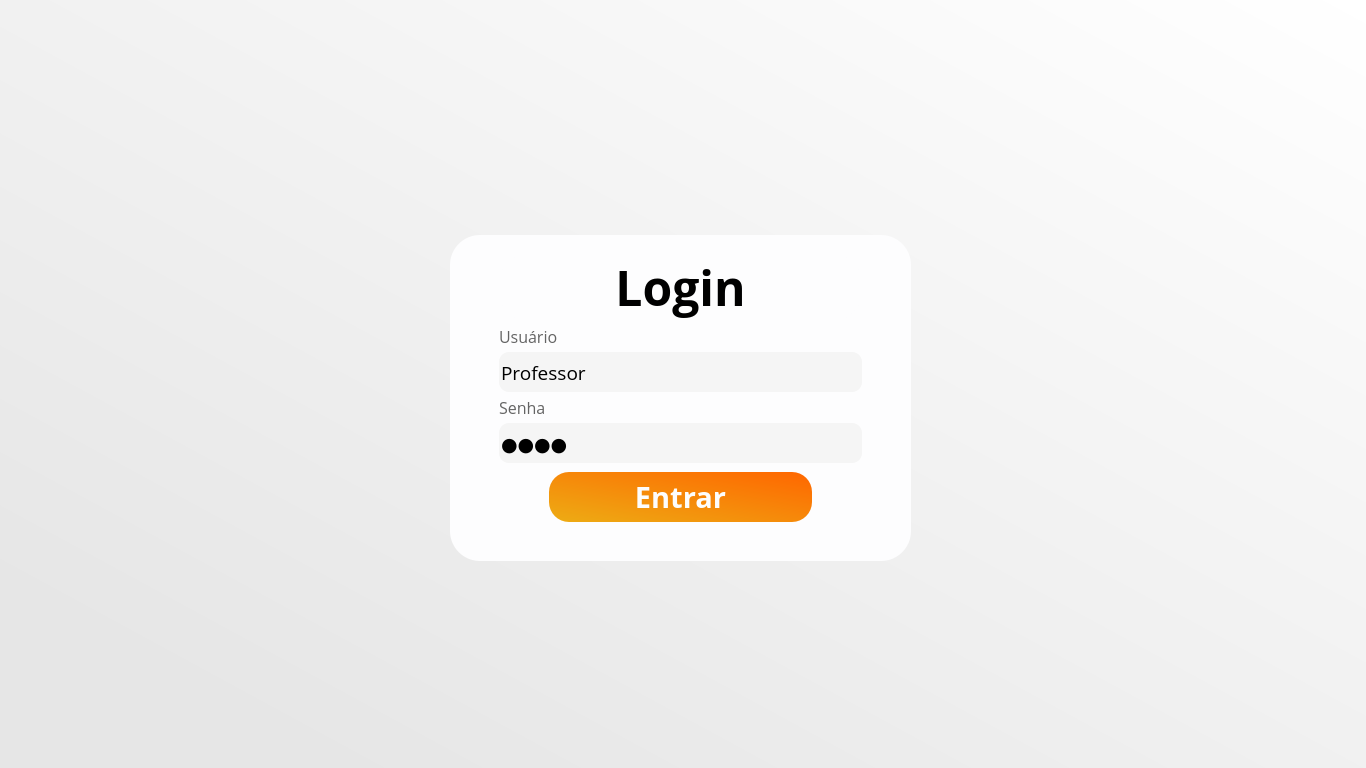
<?xml version="1.0" encoding="UTF-8"?>
<ui version="4.0">
 <class>Widget</class>
 <widget class="QWidget" name="Widget">
  <property name="windowModality">
   <enum>Qt::WindowModal</enum>
  </property>
  <property name="geometry">
   <rect>
    <x>0</x>
    <y>0</y>
    <width>1366</width>
    <height>768</height>
   </rect>
  </property>
  <property name="sizePolicy">
   <sizepolicy hsizetype="Preferred" vsizetype="Preferred">
    <horstretch>0</horstretch>
    <verstretch>0</verstretch>
   </sizepolicy>
  </property>
  <property name="font">
   <font>
    <family>Open Sans</family>
    <pointsize>12</pointsize>
   </font>
  </property>
  <property name="focusPolicy">
   <enum>Qt::NoFocus</enum>
  </property>
  <property name="windowTitle">
   <string>Widget</string>
  </property>
  <property name="styleSheet">
   <string notr="true">QWidget#Widget {background-color: qlineargradient(spread:pad, x1:0.134, y1:0.892045, x2:1, y2:0, stop:0 rgba(230, 230, 230, 255), stop:1 rgba(255, 255, 255, 255))}</string>
  </property>
  <widget class="QWidget" name="gridLayoutWidget">
   <property name="geometry">
    <rect>
     <x>-10</x>
     <y>0</y>
     <width>1381</width>
     <height>771</height>
    </rect>
   </property>
   <layout class="QGridLayout" name="gridLayout_2">
    <item row="4" column="0">
     <spacer name="horizontalSpacer_4">
      <property name="orientation">
       <enum>Qt::Horizontal</enum>
      </property>
      <property name="sizeHint" stdset="0">
       <size>
        <width>40</width>
        <height>20</height>
       </size>
      </property>
     </spacer>
    </item>
    <item row="5" column="1">
     <spacer name="verticalSpacer_8">
      <property name="orientation">
       <enum>Qt::Vertical</enum>
      </property>
      <property name="sizeType">
       <enum>QSizePolicy::Fixed</enum>
      </property>
      <property name="sizeHint" stdset="0">
       <size>
        <width>20</width>
        <height>100</height>
       </size>
      </property>
     </spacer>
    </item>
    <item row="2" column="1">
     <spacer name="verticalSpacer_7">
      <property name="orientation">
       <enum>Qt::Vertical</enum>
      </property>
      <property name="sizeType">
       <enum>QSizePolicy::Fixed</enum>
      </property>
      <property name="sizeHint" stdset="0">
       <size>
        <width>20</width>
        <height>20</height>
       </size>
      </property>
     </spacer>
    </item>
    <item row="4" column="2">
     <spacer name="horizontalSpacer_6">
      <property name="orientation">
       <enum>Qt::Horizontal</enum>
      </property>
      <property name="sizeHint" stdset="0">
       <size>
        <width>40</width>
        <height>20</height>
       </size>
      </property>
     </spacer>
    </item>
    <item row="6" column="1">
     <spacer name="verticalSpacer_4">
      <property name="orientation">
       <enum>Qt::Vertical</enum>
      </property>
      <property name="sizeType">
       <enum>QSizePolicy::Fixed</enum>
      </property>
      <property name="sizeHint" stdset="0">
       <size>
        <width>20</width>
        <height>1</height>
       </size>
      </property>
     </spacer>
    </item>
    <item row="4" column="1">
     <widget class="QFrame" name="gridFrame">
      <property name="maximumSize">
       <size>
        <width>16777215</width>
        <height>350</height>
       </size>
      </property>
      <property name="styleSheet">
       <string notr="true">background-color: rgb(253, 253, 254); border-radius:30</string>
      </property>
      <property name="frameShape">
       <enum>QFrame::Panel</enum>
      </property>
      <property name="frameShadow">
       <enum>QFrame::Plain</enum>
      </property>
      <layout class="QGridLayout" name="gridLayout">
       <property name="horizontalSpacing">
        <number>10</number>
       </property>
       <property name="verticalSpacing">
        <number>4</number>
       </property>
       <item row="7" column="1">
        <widget class="QLabel" name="label_3">
         <property name="font">
          <font>
           <family>Open Sans</family>
           <pointsize>12</pointsize>
          </font>
         </property>
         <property name="styleSheet">
          <string notr="true">color: rgb(100, 100, 100)</string>
         </property>
         <property name="text">
          <string>Senha</string>
         </property>
        </widget>
       </item>
       <item row="10" column="1">
        <spacer name="verticalSpacer_5">
         <property name="orientation">
          <enum>Qt::Vertical</enum>
         </property>
         <property name="sizeType">
          <enum>QSizePolicy::Fixed</enum>
         </property>
         <property name="sizeHint" stdset="0">
          <size>
           <width>20</width>
           <height>5</height>
          </size>
         </property>
        </spacer>
       </item>
       <item row="2" column="1">
        <widget class="QLabel" name="label">
         <property name="font">
          <font>
           <family>Open Sans</family>
           <pointsize>36</pointsize>
           <bold>true</bold>
          </font>
         </property>
         <property name="styleSheet">
          <string notr="true">color: black</string>
         </property>
         <property name="text">
          <string>Login</string>
         </property>
         <property name="alignment">
          <set>Qt::AlignCenter</set>
         </property>
        </widget>
       </item>
       <item row="9" column="2">
        <spacer name="horizontalSpacer">
         <property name="orientation">
          <enum>Qt::Horizontal</enum>
         </property>
         <property name="sizeType">
          <enum>QSizePolicy::Fixed</enum>
         </property>
         <property name="sizeHint" stdset="0">
          <size>
           <width>40</width>
           <height>20</height>
          </size>
         </property>
        </spacer>
       </item>
       <item row="5" column="1">
        <widget class="QLabel" name="label_2">
         <property name="font">
          <font>
           <family>Open Sans</family>
           <pointsize>12</pointsize>
          </font>
         </property>
         <property name="styleSheet">
          <string notr="true">color: rgb(100, 100, 100)</string>
         </property>
         <property name="text">
          <string>Usuário</string>
         </property>
        </widget>
       </item>
       <item row="9" column="1">
        <widget class="QLineEdit" name="senhaInput">
         <property name="font">
          <font>
           <family>Open Sans</family>
           <pointsize>14</pointsize>
          </font>
         </property>
         <property name="styleSheet">
          <string notr="true">border-radius: 10; background-color: rgb(245, 245, 245); height:40</string>
         </property>
         <property name="text">
          <string>1234</string>
         </property>
         <property name="echoMode">
          <enum>QLineEdit::Password</enum>
         </property>
         <property name="cursorPosition">
          <number>4</number>
         </property>
        </widget>
       </item>
       <item row="6" column="1">
        <widget class="QLineEdit" name="usuarioInput">
         <property name="font">
          <font>
           <family>Open Sans</family>
           <pointsize>14</pointsize>
          </font>
         </property>
         <property name="styleSheet">
          <string notr="true">border-radius: 10; background-color: rgb(245, 245, 245); height:40</string>
         </property>
         <property name="text">
          <string>Professor</string>
         </property>
        </widget>
       </item>
       <item row="1" column="1">
        <spacer name="verticalSpacer_6">
         <property name="orientation">
          <enum>Qt::Vertical</enum>
         </property>
         <property name="sizeHint" stdset="0">
          <size>
           <width>20</width>
           <height>10</height>
          </size>
         </property>
        </spacer>
       </item>
       <item row="12" column="1">
        <widget class="QPushButton" name="pushButton">
         <property name="sizePolicy">
          <sizepolicy hsizetype="Fixed" vsizetype="Fixed">
           <horstretch>0</horstretch>
           <verstretch>20</verstretch>
          </sizepolicy>
         </property>
         <property name="maximumSize">
          <size>
           <width>102000</width>
           <height>16777215</height>
          </size>
         </property>
         <property name="font">
          <font>
           <family>Open Sans</family>
           <pointsize>22</pointsize>
           <bold>true</bold>
          </font>
         </property>
         <property name="cursor">
          <cursorShape>PointingHandCursor</cursorShape>
         </property>
         <property name="layoutDirection">
          <enum>Qt::LeftToRight</enum>
         </property>
         <property name="styleSheet">
          <string notr="true">QPushButton#pushButton{
border-radius: 20;  background-color: qlineargradient(spread:pad, x1:0, y1:1, x2:1, y2:0, stop:0 rgba(237, 172, 20, 255), stop:1 rgba(255, 102, 0, 255)); color: rgb(253, 253, 253); height: 50; width:250;  position: relative;  margin-left: 50%; margin-right: 50%;
}
QPushButton#pushButton:hover{
background-color: qlineargradient(spread:pad, x1:0, y1:1, x2:1, y2:0, stop:0 rgba(247, 182, 30, 255), stop:1 rgba(255, 112, 10, 255)); color: rgb(255, 255, 255);
} 
QPushButton#pushButton:pressed {
    background-color: QLinearGradient(x1:0, y1:1, x2:1, y2:0, stop:0 rgba(255, 200, 30, 255), stop:1 rgba(255, 130, 20, 255));
    color: rgb(255, 255, 255)
} </string>
         </property>
         <property name="text">
          <string>Entrar</string>
         </property>
         <property name="checkable">
          <bool>true</bool>
         </property>
         <property name="flat">
          <bool>false</bool>
         </property>
        </widget>
       </item>
       <item row="13" column="1">
        <spacer name="verticalSpacer_2">
         <property name="orientation">
          <enum>Qt::Vertical</enum>
         </property>
         <property name="sizeType">
          <enum>QSizePolicy::Fixed</enum>
         </property>
         <property name="sizeHint" stdset="0">
          <size>
           <width>20</width>
           <height>30</height>
          </size>
         </property>
        </spacer>
       </item>
       <item row="9" column="0">
        <spacer name="horizontalSpacer_2">
         <property name="orientation">
          <enum>Qt::Horizontal</enum>
         </property>
         <property name="sizeType">
          <enum>QSizePolicy::Fixed</enum>
         </property>
         <property name="sizeHint" stdset="0">
          <size>
           <width>40</width>
           <height>20</height>
          </size>
         </property>
        </spacer>
       </item>
      </layout>
     </widget>
    </item>
    <item row="1" column="1">
     <widget class="QLabel" name="label_4">
      <property name="sizePolicy">
       <sizepolicy hsizetype="Fixed" vsizetype="Fixed">
        <horstretch>0</horstretch>
        <verstretch>10</verstretch>
       </sizepolicy>
      </property>
      <property name="maximumSize">
       <size>
        <width>500</width>
        <height>100</height>
       </size>
      </property>
      <property name="text">
       <string/>
      </property>
      <property name="pixmap">
       <pixmap>Versão preta.png</pixmap>
      </property>
      <property name="scaledContents">
       <bool>true</bool>
      </property>
     </widget>
    </item>
    <item row="0" column="1">
     <spacer name="verticalSpacer_3">
      <property name="orientation">
       <enum>Qt::Vertical</enum>
      </property>
      <property name="sizeHint" stdset="0">
       <size>
        <width>20</width>
        <height>40</height>
       </size>
      </property>
     </spacer>
    </item>
    <item row="7" column="1">
     <spacer name="verticalSpacer">
      <property name="orientation">
       <enum>Qt::Vertical</enum>
      </property>
      <property name="sizeHint" stdset="0">
       <size>
        <width>20</width>
        <height>20</height>
       </size>
      </property>
     </spacer>
    </item>
   </layout>
  </widget>
 </widget>
 <resources/>
 <connections/>
</ui>
